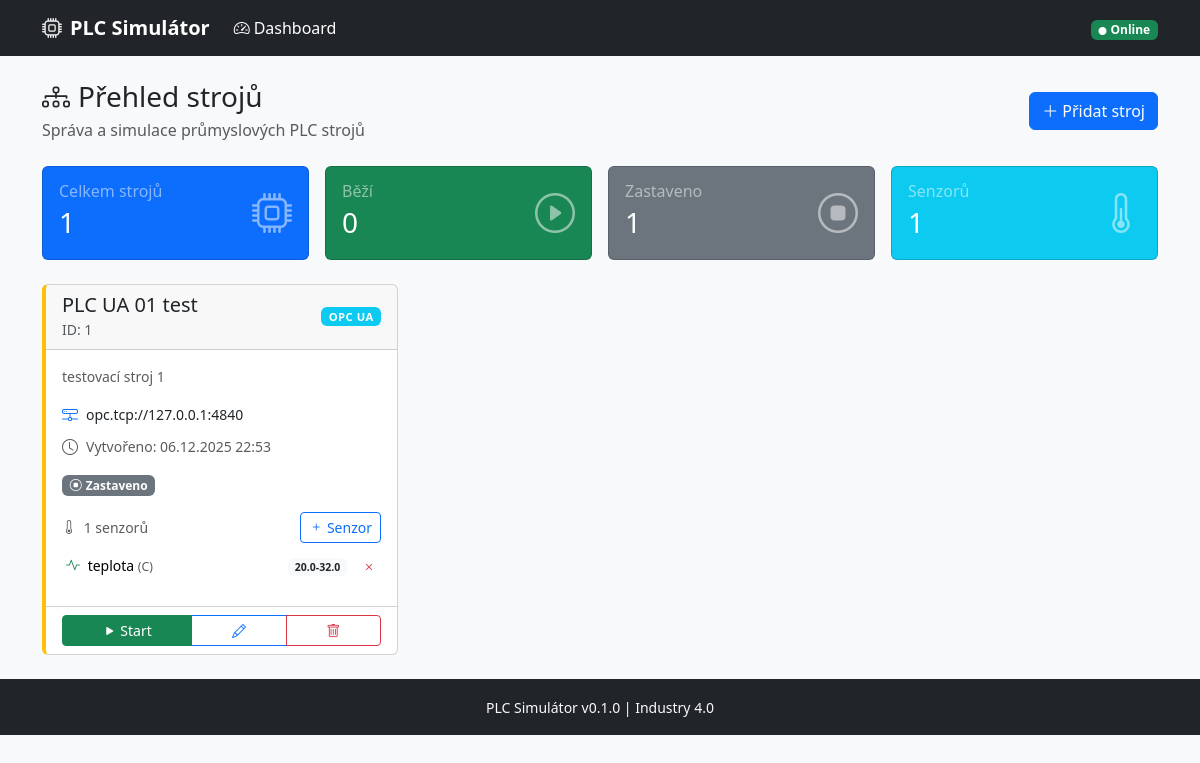
Before: / with the older database file.
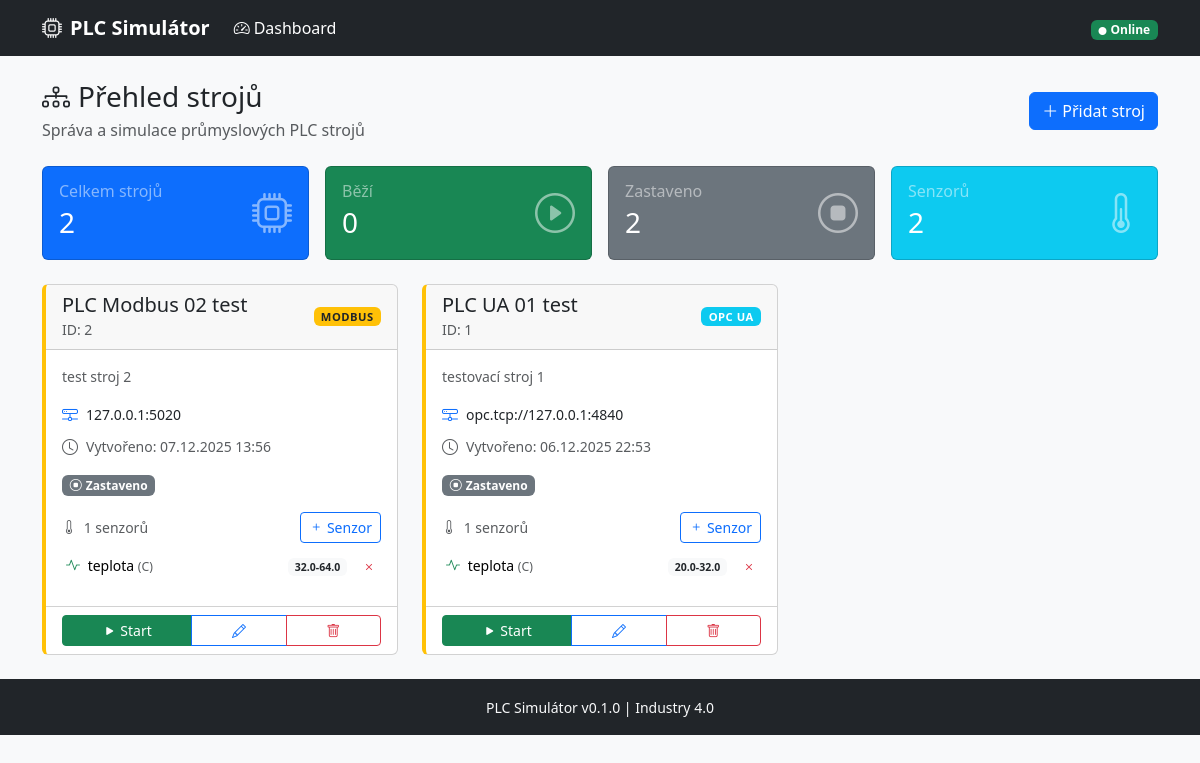
After: the same page with the newer database file.
### app/models/machine.py (models this page shows, shortened)
class MachineBase(SQLModel):
    name: str = Field(index=True, description="Název stroje (např. 'Lis-01')")
    description: Optional[str] = Field(default=None, description="Popis stroje")
    protocol: ProtocolType = Field(default=ProtocolType.OPC_UA, description="Komunikační protokol")
    host: str = Field(default="127.0.0.1", description="IP adresa serveru")
    port: int = Field(default=4840, description="Port serveru")
    is_enabled: bool = Field(default=True, description="Zda je stroj aktivní pro simulaci")

class Machine(MachineBase, table=True):
    __tablename__ = "machines"
    id: Optional[int] = Field(default=None, primary_key=True)
    created_at: datetime = Field(default_factory=datetime.utcnow, description="Čas vytvoření")
    updated_at: datetime = Field(default_factory=datetime.utcnow, description="Čas poslední úpravy")
    sensors: List["Sensor"] = Relationship(
        back_populates="machine",
        sa_relationship_kwargs={"cascade": "all, delete-orphan"}
    )

### app/models/sensor.py (models this page shows, shortened)
class SensorBase(SQLModel):
    name: str = Field(index=True, description="Název senzoru (např. 'Teplota motoru')")
    unit: Optional[str] = Field(default=None, description="Jednotka (např. '°C', 'bar')")
    data_type: DataType = Field(default=DataType.FLOAT, description="Datový typ hodnoty")
    initial_value: float = Field(default=0.0, description="Počáteční hodnota")
    min_value: float = Field(default=0.0, description="Minimální hodnota pro simulaci")
    max_value: float = Field(default=100.0, description="Maximální hodnota pro simulaci")
    simulation_type: SimulationType = Field(
        default=SimulationType.RANDOM,
        description="Typ simulace hodnot"
    )
    register_address: Optional[int] = Field(
        default=None,
        description="Adresa Modbus registru (auto-přiřazeno pokud None)"
    )

class Sensor(SensorBase, table=True):
    __tablename__ = "sensors"
    id: Optional[int] = Field(default=None, primary_key=True)
    machine_id: int = Field(foreign_key="machines.id", index=True)
    created_at: datetime = Field(default_factory=datetime.utcnow)
    updated_at: datetime = Field(default_factory=datetime.utcnow)
    machine: Optional["Machine"] = Relationship(back_populates="sensors")

### app/routers/dashboard.py (the view)
@router.get("/", response_class=HTMLResponse)
async def dashboard(request: Request, session: Session = Depends(get_session)):
    machines = session.exec(select(Machine).order_by(Machine.created_at.desc())).all()
    running_ids = simulation_manager.get_all_running()
    running_count = len(running_ids)
    stopped_count = len(machines) - running_count
    total_sensors = sum(len(m.sensors) if m.sensors else 0 for m in machines)
    return templates.TemplateResponse(
        "dashboard.html",
        {
            "request": request,
            "machines": machines,
            "running_ids": running_ids,
            "running_count": running_count,
            "stopped_count": stopped_count,
            "total_sensors": total_sensors,
            "title": "PLC Simulátor - Dashboard"
        }
    )

### app/templates/dashboard.html (shortened to what this page needs)
{% extends "base.html" %}
{% block content %}
<div class="d-flex justify-content-between align-items-center mb-4">
    <div>
        <h1 class="h3 mb-1">
            <i class="bi bi-diagram-3 me-2"></i>Přehled strojů
        </h1>
        <p class="text-muted mb-0">Správa a simulace průmyslových PLC strojů</p>
    </div>
    <button
        type="button"
        class="btn btn-primary"
        data-bs-toggle="modal"
        data-bs-target="#machineModal"
        hx-get="/machines/form"
        hx-target="#machineModalContent"
        hx-swap="innerHTML"
    >
        <i class="bi bi-plus-lg me-1"></i>Přidat stroj
    </button>
</div>
<div class="row g-3 mb-4">
    <div class="col-md-3">
        <div class="card bg-primary text-white">
            <div class="card-body">
                <div class="d-flex justify-content-between align-items-center">
                    <div>
                        <h6 class="card-subtitle mb-1 text-white-50">Celkem strojů</h6>
                        <h3 class="card-title mb-0">{{ machines|length }}</h3>
                    </div>
                    <i class="bi bi-cpu fs-1 opacity-50"></i>
                </div>
            </div>
        </div>
    </div>
    <div class="col-md-3">
        <div class="card bg-success text-white">
            <div class="card-body">
                <div class="d-flex justify-content-between align-items-center">
                    <div>
                        <h6 class="card-subtitle mb-1 text-white-50">Běží</h6>
                        <h3 class="card-title mb-0">{{ running_count }}</h3>
                    </div>
                    <i class="bi bi-play-circle fs-1 opacity-50"></i>
                </div>
            </div>
        </div>
    </div>
    <div class="col-md-3">
        <div class="card bg-secondary text-white">
            <div class="card-body">
                <div class="d-flex justify-content-between align-items-center">
                    <div>
                        <h6 class="card-subtitle mb-1 text-white-50">Zastaveno</h6>
                        <h3 class="card-title mb-0">{{ stopped_count }}</h3>
                    </div>
                    <i class="bi bi-stop-circle fs-1 opacity-50"></i>
                </div>
            </div>
        </div>
    </div>
    <div class="col-md-3">
        <div class="card bg-info text-white">
            <div class="card-body">
                <div class="d-flex justify-content-between align-items-center">
                    <div>
                        <h6 class="card-subtitle mb-1 text-white-50">Senzorů</h6>
                        <h3 class="card-title mb-0">{{ total_sensors }}</h3>
                    </div>
                    <i class="bi bi-thermometer-half fs-1 opacity-50"></i>
                </div>
            </div>
        </div>
    </div>
</div>
<div id="machines-container" class="row g-4">
    {% if machines %}
        {% for machine in machines %}
            {% set is_running = machine.id in running_ids %}
            {% set status = 'running' if is_running else 'stopped' %}
            {% include "partials/machine_card.html" %}
        {% endfor %}
    {% endif %}
</div>
{% endblock %}

### app/templates/base.html (shortened to what this page needs)
<!DOCTYPE html>
<html lang="cs">
<head>
    <link href="https://cdn.jsdelivr.net/npm/bootstrap@5.3.2/dist/css/bootstrap.min.css" rel="stylesheet">
    <link href="https://cdn.jsdelivr.net/npm/bootstrap-icons@1.11.1/font/bootstrap-icons.css" rel="stylesheet">
</head>
<body>
    <nav class="navbar navbar-expand-lg navbar-dark bg-dark">
        <div class="container">
            <a class="navbar-brand" href="/">
                <i class="bi bi-cpu me-2"></i>PLC Simulátor
            </a>
            <div class="collapse navbar-collapse" id="navbarNav">
                <ul class="navbar-nav me-auto">
                    <li class="nav-item">
                        <a class="nav-link active" href="/">
                            <i class="bi bi-speedometer2 me-1"></i>Dashboard
                        </a>
                    </li>
                </ul>
                <span class="navbar-text">
                    <span class="badge bg-success">
                        <i class="bi bi-circle-fill me-1" style="font-size: 0.5rem;"></i>Online
                    </span>
                </span>
            </div>
        </div>
    </nav>
    <main class="container py-4">
        {% block content %}{% endblock %}
    </main>
    <footer class="bg-dark text-light py-3 mt-auto">
        <div class="container text-center">
            <small>PLC Simulátor v0.1.0 | Industry 4.0</small>
        </div>
    </footer>
</body>
</html>

### app/templates/partials/machine_card.html (shortened to what this page needs)
<div class="col-md-6 col-lg-4" id="machine-{{ machine.id }}">
    <div class="card machine-card h-100 {{ 'running' if is_running else 'stopped' }}">
        <div class="card-header d-flex justify-content-between align-items-center">
            <div>
                <h5 class="card-title mb-0">{{ machine.name }}</h5>
                <small class="text-muted">ID: {{ machine.id }}</small>
            </div>
            <span class="badge protocol-badge {{ 'bg-info' if machine.protocol.value == 'opc_ua' else 'bg-warning text-dark' }}">
                {{ 'OPC UA' if machine.protocol.value == 'opc_ua' else 'Modbus' }}
            </span>
        </div>
        <div class="card-body">
            {% if machine.description %}
                <p class="card-text text-muted small">{{ machine.description }}</p>
            {% endif %}
            <div class="mb-3">
                <div class="d-flex align-items-center mb-2">
                    <i class="bi bi-hdd-network me-2 text-primary"></i>
                    <span class="small">
                        {% if machine.protocol.value == 'opc_ua' %}
                            opc.tcp://{{ machine.host }}:{{ machine.port }}
                        {% else %}
                            {{ machine.host }}:{{ machine.port }}
                        {% endif %}
                    </span>
                </div>
                <div class="d-flex align-items-center">
                    <i class="bi bi-clock me-2 text-muted"></i>
                    <span class="small text-muted">
                        Vytvořeno: {{ machine.created_at.strftime('%d.%m.%Y %H:%M') }}
                    </span>
                </div>
            </div>
            <div class="d-flex align-items-center mb-3" id="status-{{ machine.id }}">
                {% include "partials/status_badge.html" %}
            </div>
            <div class="mb-2">
                <div class="d-flex justify-content-between align-items-center mb-2">
                    <small class="text-muted">
                        <i class="bi bi-thermometer me-1"></i>
                        {{ machine.sensors|length if machine.sensors else 0 }} senzorů
                    </small>
                    <button
                        type="button"
                        class="btn btn-sm btn-outline-primary"
                        data-bs-toggle="modal"
                        data-bs-target="#sensorModal"
                        hx-get="/sensors/form/{{ machine.id }}"
                        hx-target="#sensorModalContent"
                        hx-swap="innerHTML"
                    >
                        <i class="bi bi-plus"></i> Senzor
                    </button>
                </div>
                <div class="sensor-list small" style="max-height: 150px; overflow-y: auto;">
                    <table class="table table-sm table-borderless mb-0">
                        <tbody id="sensors-list-{{ machine.id }}">
                            {% for sensor in machine.sensors %}
                            <tr id="sensor-{{ sensor.id }}">
                                <td>
                                    <i class="bi bi-activity text-success me-1"></i>
                                    {{ sensor.name }}
                                    {% if sensor.unit %}<small class="text-muted">({{ sensor.unit }})</small>{% endif %}
                                </td>
                                <td class="text-end">
                                    <span class="badge bg-light text-dark">{{ sensor.min_value }}-{{ sensor.max_value }}</span>
                                </td>
                                <td class="text-end" style="width: 30px;">
                                    <button
                                        type="button"
                                        class="btn btn-link btn-sm text-danger p-0"
                                        hx-delete="/sensors/{{ sensor.id }}"
                                        hx-target="#sensor-{{ sensor.id }}"
                                        hx-swap="outerHTML"
                                        hx-confirm="Smazat senzor?"
                                    >
                                        <i class="bi bi-x"></i>
                                    </button>
                                </td>
                            </tr>
                            {% endfor %}
                        </tbody>
                    </table>
                </div>
            </div>
        </div>
        <div class="card-footer bg-transparent">
            <div class="btn-group w-100" role="group">
                {% if is_running %}
                    <button
                        type="button"
                        class="btn btn-sm btn-danger"
                        hx-post="/simulation/{{ machine.id }}/stop"
                        hx-target="#machine-{{ machine.id }}"
                        hx-swap="outerHTML"
                        title="Zastavit"
                    >
                        <i class="bi bi-stop-fill"></i> Stop
                    </button>
                {% else %}
                    <button
                        type="button"
                        class="btn btn-sm btn-success"
                        hx-post="/simulation/{{ machine.id }}/start"
                        hx-target="#machine-{{ machine.id }}"
                        hx-swap="outerHTML"
                        title="Spustit"
                    >
                        <i class="bi bi-play-fill"></i> Start
                    </button>
                {% endif %}
                <button
                    type="button"
                    class="btn btn-sm btn-outline-primary"
                    data-bs-toggle="modal"
                    data-bs-target="#machineModal"
                    hx-get="/machines/form?machine_id={{ machine.id }}"
                    hx-target="#machineModalContent"
                    hx-swap="innerHTML"
                    title="Upravit"
                >
                    <i class="bi bi-pencil"></i>
                </button>
                <button
                    type="button"
                    class="btn btn-sm btn-outline-danger"
                    hx-delete="/machines/{{ machine.id }}"
                    hx-target="#machine-{{ machine.id }}"
                    hx-swap="outerHTML"
                    hx-confirm="Opravdu chcete smazat stroj '{{ machine.name }}'?"
                    title="Smazat"
                >
                    <i class="bi bi-trash"></i>
                </button>
            </div>
        </div>
    </div>
</div>

### app/templates/partials/status_badge.html
{% if status == 'running' or is_running %}
    <span class="badge status-badge bg-success">
        <i class="bi bi-play-circle-fill me-1"></i>Běží
    </span>
{% elif status == 'starting' %}
    <span class="badge status-badge bg-info">
        <i class="bi bi-hourglass-split me-1"></i>Spouštím...
    </span>
{% elif status == 'stopping' %}
    <span class="badge status-badge bg-warning text-dark">
        <i class="bi bi-hourglass-split me-1"></i>Zastavuji...
    </span>
{% elif status == 'error' %}
    <span class="badge status-badge bg-danger" title="{{ error_message or 'Neznámá chyba' }}">
        <i class="bi bi-exclamation-triangle-fill me-1"></i>Chyba
    </span>
{% else %}
    <span class="badge status-badge bg-secondary">
        <i class="bi bi-stop-circle me-1"></i>Zastaveno
    </span>
{% endif %}

### app/templates/base.html (style rules this page uses)
:root { --primary-color: #0d6efd; --success-color: #198754; --warning-color: #ffc107; --danger-color: #dc3545; }
body { background-color: #f8f9fa; }
.navbar-brand { font-weight: 700; }
.card { transition: box-shadow 0.2s ease-in-out; }
.status-badge { font-size: 0.75rem; padding: 0.35em 0.65em; }
.machine-card { border-left: 4px solid var(--primary-color); }
.machine-card.stopped { border-left-color: var(--warning-color); }
.protocol-badge { font-size: 0.7rem; text-transform: uppercase; letter-spacing: 0.5px; }

Changed rows visible on the page:
added Machine: name "PLC Modbus 02 test", id "2", protocol "MODBUS", description "test stroj 2", host "127.0.0.1", port "5020", created_at "07.12.2025 13:56", sensors|length "1"
added Sensor: name "teplota", unit "C", min_value "32.0", max_value "64.0", shown under "PLC Modbus 02 test"
Other visible differences:
{{ machines|length }}: "1" → "2"
{{ stopped_count }}: "1" → "2"
{{ total_sensors }}: "1" → "2"
